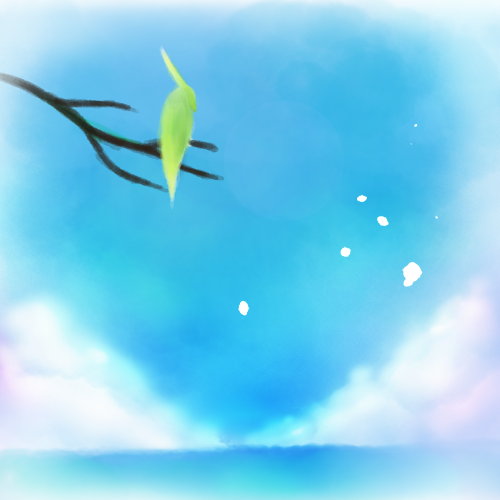
#> input picture 7p89.png, 1000 x 1000 px (shown at 1/2 size)
$ python -i untitled0.py   (imports and definitions only)
#> lines starting #> are read from the running program, lines starting #| are printed output that depends on the picture
import tkinter as tk
import tkinter.filedialog as fd
import PIL.Image
import PIL.ImageTk

def dipPhot(path):
#> called with path = '7p89.png'
    newImage = PIL.Image.open(path).convert("L").resize((32,320)).resize((300,300), resample=0)#サイズ、モザイク、モノクロ処理
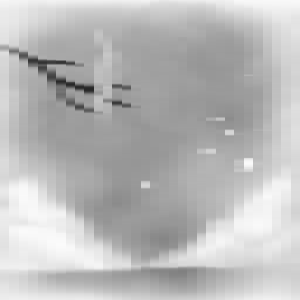
#> newImage: PIL image 300x300 L; min 39, max 251, mean 186.1

#> (the run stopped early here; a loop or call above may not have finished)
